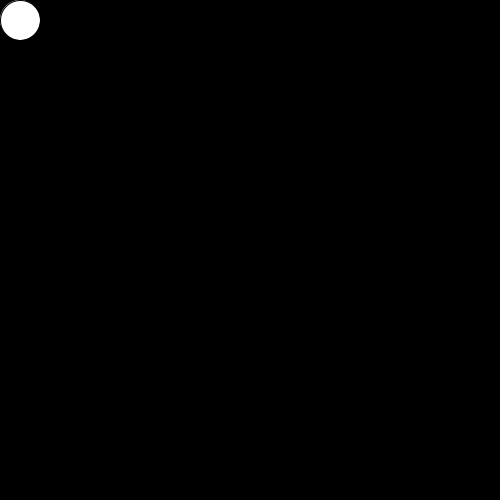
Frame 1 (no input)
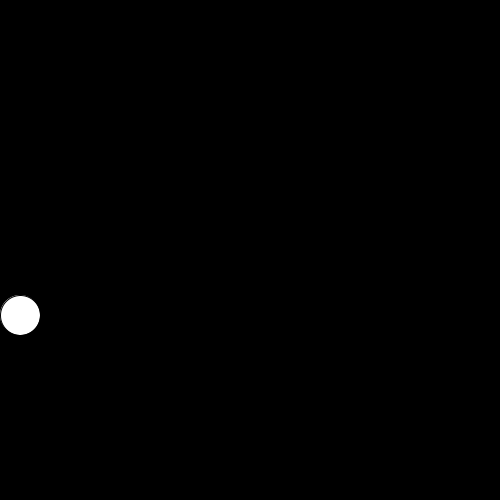
Frame 60 (the mouse pressed at the canvas centre just before this capture)
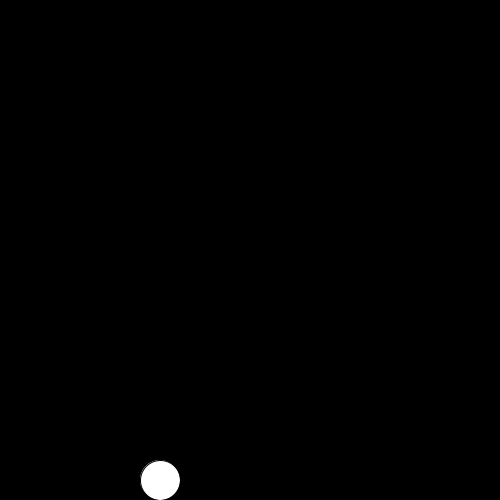
Frame 120 (the mouse held since frame 60 and released just before this capture)

The Processing sketch that drew these frames (run headless with seeded random() and noise(); from frame 60 on, the mouse is pressed at the canvas centre):

// Processing sketch: ball_moving_in_square
// ── ball_moving_in_square.pde
//ball moving in a continual square
float x = 20;
float speedX = 5;
float y = 20;
float speedY = 5;
void setup() {
  size(500, 500);
}

void draw() {
  background(0);
  circle(x, y, 40);
  
  //move down
  if (x == 20) {
    y = y + abs(speedY);
  }
  
  //moving to the right
  if (y >= 480) {
    x = x + abs(speedX);
    y = 480;
  }

//moving upwards
  if (x>=480) {
    y = y + 2*-abs(speedY);
    x = 480;
  }
//moving to the left
  if (y<=20) {
    x = x + -abs(speedX);
    y = 20;
  }
}
